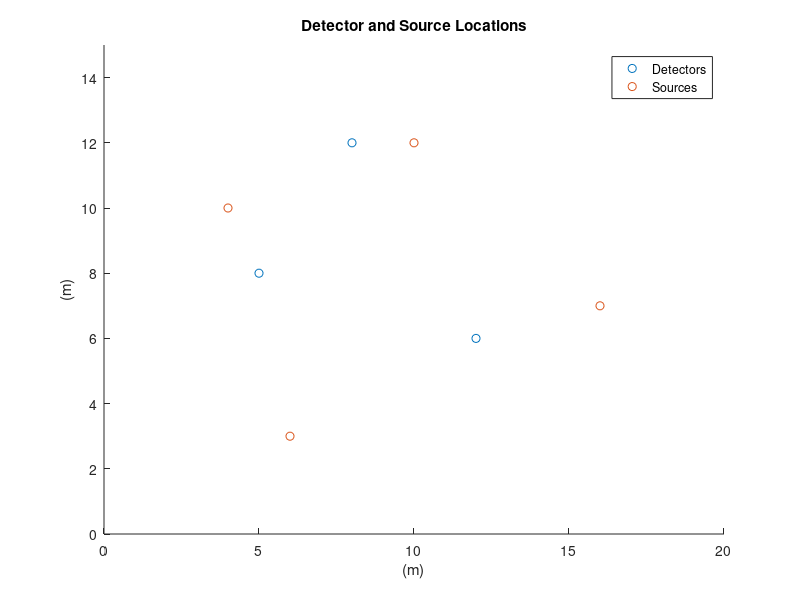
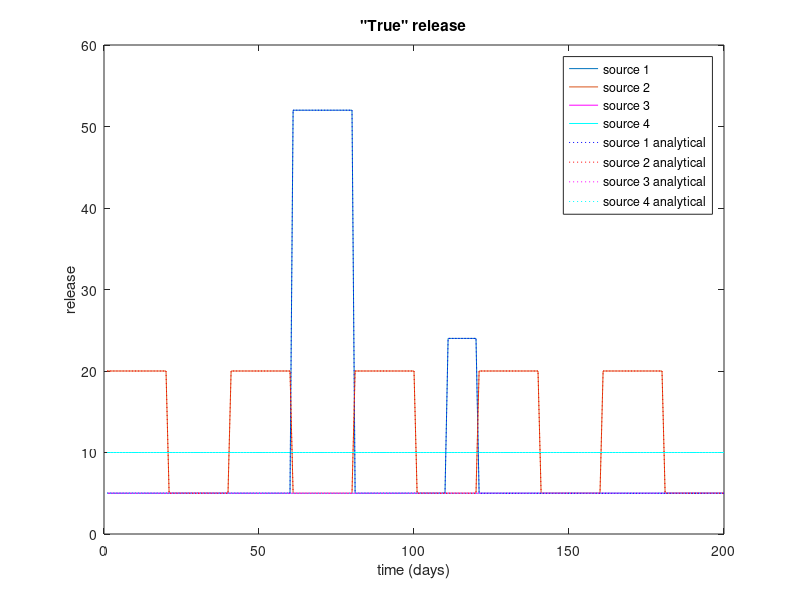

MATLAB code for these plots, in order: (Note: this script raises an error after producing the figures.)
clear, close all

% 3 sources at 3 locations s1, s2, s3. They each have mag/time release
% vector rel1, rel2, rel3 that tells us the ground truth. 
% we can calc concentration map for x,y grid given s_i and rel_i
% The concentration at each detector point is the sum of the 3
% concentration maps. -- ASSUMPTION. Further work would involve interplay
% of multiple sources.
%% Data
u = [0,0]; %Vel [m/day]
D = 1.9094; %Diffusion [m^2/day]
%impulse response function

f = @(s_l, d_l, T) diffusion_f(s_l, d_l, T, D, u);
% f = @(s_l, d_l, T) (norm(s_l-d_l))./sqrt(4*pi*D*T.^3).*exp(-(norm(d_l-s_l).^2./(4*D*T)));
% f = @(s_l, d_l, T) (norm(s_l-d_l))./sqrt(4*pi*D*T.^3).*exp(-(norm(d_l-s_l-u*T).^2./(4*D*T)));
% f = @(s_l, d_l, T) (norm(s_l-d_l))./sqrt(4.*pi.*D.*T.^3).*exp(-(vecnorm((d_l'-s_l').*ones(size(u'*T))-u'*T).^2./(4*D*T)));
%% Simulate data
D_loc = [5,8; 8,12; 12,6; 16,3; 14,14;10,2;20,1;3,5;1,15;18,10]; % detector locations
D_loc = [5,8; 8,12; 12,6];
S_loc = [4,10; 6,3; 10,12; 16,7;]; % source locations

n_sources = 4;
n_detectors = length(D_loc);

figure(1); hold on
indices = [5,8,9];
% scatter(D_loc(indices,1),D_loc(indices,2) );
scatter(D_loc(:,1),D_loc(:,2) );
scatter(S_loc(:,1),S_loc(:,2) );
xlim([0 20])
ylim([0 15])
xlabel('(m)'), ylabel('(m)');
legend('Detectors', 'Sources');
title('Detector and Source Locations');
%% times and values of actual release % times in days
tend = 200;
taus = (1:1:tend)'; [m,~] = size(taus);
background = 5;
s_gt = background*ones(m, n_sources); % 1 column per source

% True Release
for i=1:n_sources
    if i==1
        s_gt(61:80,i) = background+47*ones(20,1);
        s_gt(111:120,i) = background+19*ones(10,1);
    elseif i==2
        small = [20*ones(1,20), 5*ones(1,20)];
        rep = repmat(small,1,round(tend/length(small)));
        s_gt(:,i) = rep(1:tend);
    elseif i==3
%         s_gt(41:80,i) = background+35*ones(40,1);
    elseif i==4
        s_gt(:,i) = s_gt(:,i)*2;
    end
end

%the release analytically
san1 = @(t) background + 47*(t>60).*(t<=80) + 19*(t>110).*(t<=120);
san2 = @(t) 20*(t>0).*(t<=20)+5*(t>20).*(t<=40) + 20*(t>40).*(t<=60)+5*(t>60).*(t<=80) + 20*(t>80).*(t<=100) +5*(t>100).*(t<=120)+ 20*(t>120).*(t<=140) +5*(t>140).*(t<=160)+ 20*(t>160).*(t<=180) +5*(t>180).*(t<=200);
% san3 = @(t) background+ 35*(t>40).*(t<=80);
% san2 = @(t) background*ones(size(t));
san3 = @(t) background*ones(size(t));
san4 = @(t) background*2*ones(size(t));

figure(2)

plot(taus,s_gt(:,1),taus,s_gt(:,2),taus,s_gt(:,3), 'm', taus,s_gt(:,4), 'c', taus,san1(taus),'b:', taus,san2(taus), 'r:', taus,san3(taus), 'm:', taus,san3(taus), 'c:')
title('"True" release')
xlabel('time (days)')
ylabel('release')
legend('source 1', 'source 2', 'source 3','source 4','source 1 analytical', 'source 2 analytical', 'source 3 analytical', 'source 4 analytical');
% legend('source 1','source 1 analytical');

%% concentration observations
n = 221;    %number of observations
ts = 210-200;  %start time
te = 430-200;  %end time
t = (ts:1:te)'; %times of sampling
s1 = S_loc(1,:); s2 = S_loc(2,:); s3 = S_loc(3,:); s4 = S_loc(4,:); 
conc = zeros(n, n_detectors); %per detector, we get samples at different times

% tau is the source times
% tau = 10:.01:400;
for niter = 1:n % for each time sample
    for i=1:n_detectors % for each of the n_detectors, find the concentrations
        F1 = @(tau) f(s1, D_loc(i,:),t(niter)-tau).*san1(tau);
        F2 = @(tau) f(s2, D_loc(i,:),t(niter)-tau).*san2(tau);
        F3 = @(tau) f(s3, D_loc(i,:),t(niter)-tau).*san3(tau);
        F4 = @(tau) f(s4, D_loc(i,:),t(niter)-tau).*san4(tau);
        conc(niter,i) = quad(F1,0.5,200.5) + quad(F2,0.5,200.5)+ quad(F3,0.5,200.5)+quad(F4,0.5,200.5);
    end
end

rng(1);
y = conc+0.2*randn(n,n_detectors);
%%
figure(3) 
hold on

for i=1:n_detectors
    plot(t, conc(:,i), t, y(:,i) ,'.');
end

title('Detector Measurements');
legend(repmat([{'true signal'},{'sampled'}], 1, n_detectors));
xlabel('time (days)');
hold off;

%% SAVE
methane_data = [t,y];
save methane_data.txt -ascii methane_data
% end simulate data 

%% MISC
%% -------------------- create a video -------------------------------
% Concentration map from 1 s_i
% x = (0:0.01:20);
% y = (0:0.01:15);
% tsource = (1:5:100);
% z1 = zeros(length(x), length(y), length(tsource));
% s1 = [5,5];
% for i=1:length(x)
%     for j=1:length(y)
%         detector_loc = [x(i), y(j)];
%         for k=1:length(tsource)
%             z1(i,j,k) = f(s1, detector_loc, tsource(k));
%         end
%     end
% end
% z = z1;
% v = VideoWriter('test.avi');
% v.FrameRate = 5; 
% open(v);
%  
% set(gca,'nextplot','replacechildren', 'YDir','normal', 'visible', 'off');
% colorbar;
% 
% for k = 1:length(tsource) 
%    imagesc(z(:,:,k));  
%    caxis([0, 0.01]);
%    frame = getframe;
%    writeVideo(v,frame);
% end
% close(v);
% 

%-------------------------------------------------------